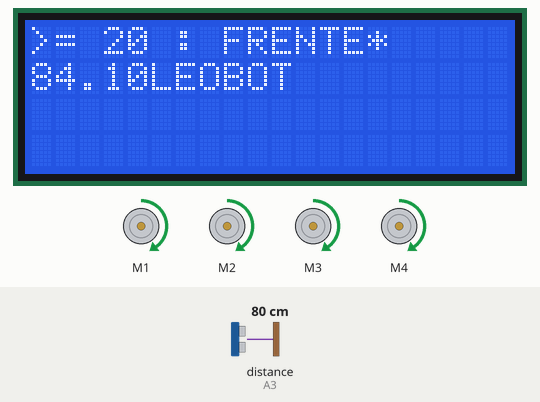
This program was run on a simulated Arduino Uno, built with avr-gcc and run on an emulated ATmega328P. Parts: 4 × DC motor (green arrow = forward, orange = backward, longer = faster), 20×4 character LCD. Wiring (inferred from the names in the program): ultrasonic range finder: trigger A2; echo A3. The inputs (shaded band) are chosen by the test bench; at power-on: distance to the obstacle (sensor on A3) 80 cm. The echo pulse lasts 58.3 µs per cm; what the program prints to the serial monitor is not drawn.

Above: at 1.2 s.
1.3 s: distance to the obstacle (sensor on A3) set to 22 cm
At 1.8 s:
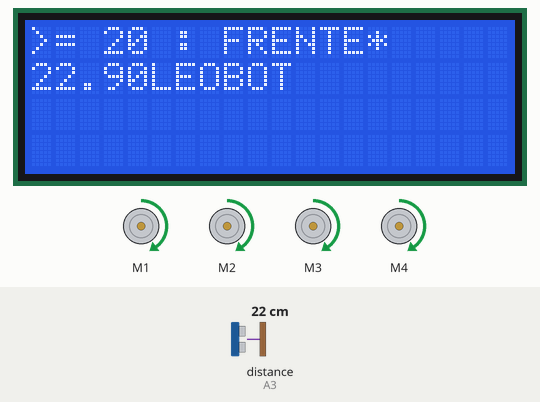
2.8 s: distance to the obstacle (sensor on A3) set to 18 cm
At 3.7 s:
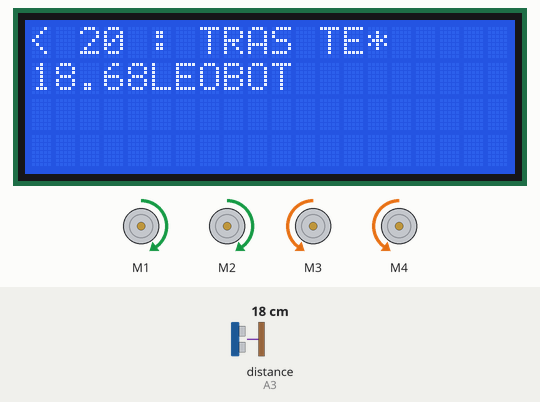
5.8 s: distance to the obstacle (sensor on A3) set to 250 cm
At 6.8 s:
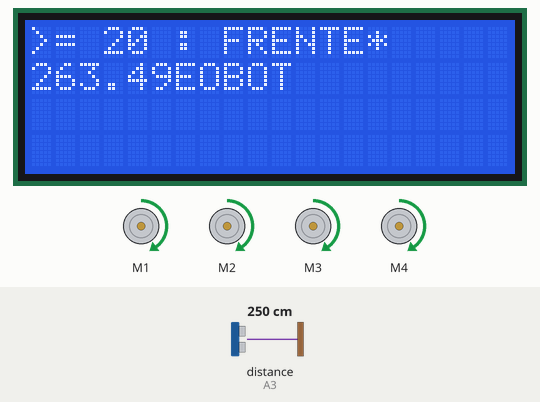
7.4 s: distance to the obstacle (sensor on A3) set to 2 cm
At 7.8 s:
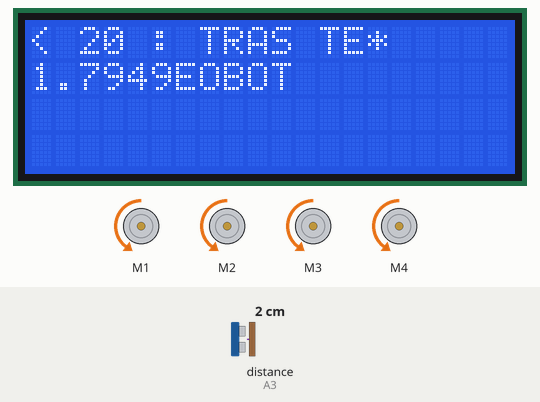
10.4 s: distance to the obstacle (sensor on A3) set to 299 cm
At 10.9 s:
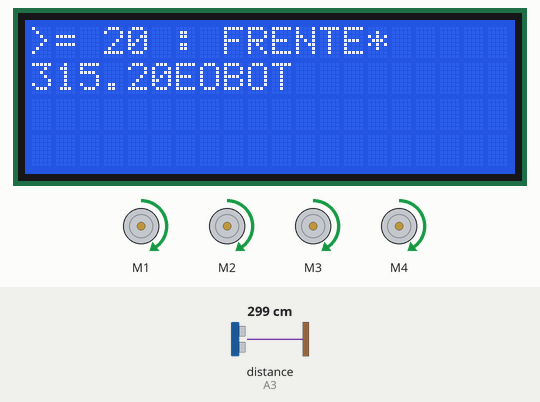
12.0 s: distance to the obstacle (sensor on A3) set to 35 cm
At 12.8 s:
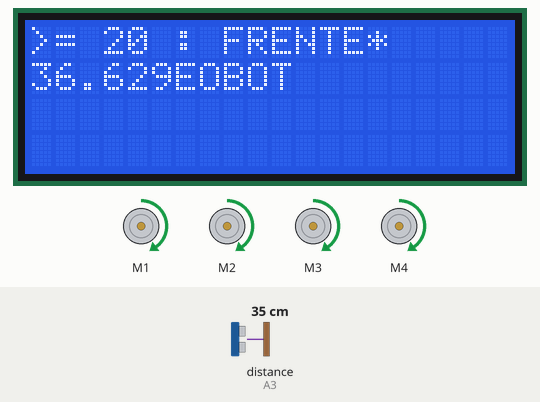
Timing chart, 0 to 14.5 s (numbered marks = the images above; inputs shaded):
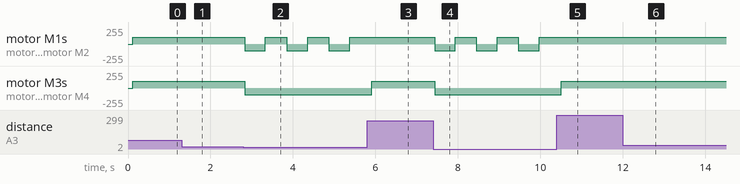

The program:

main.cpp
```cpp
#include <Arduino.h>
#include <Wire.h>
#include <AFMotor.h>    //Biblioteca do motor shield
#include <Ultrasonic.h> //Bibloteca do sensor ultrassônico
#include <LiquidCrystal_I2C.h>
#include <PID_v2.h>

LiquidCrystal_I2C lcd(0x3F, 20, 4);

//********************Definição dos pinos********************

#define trigger A2
#define echo A3

// #define TRIGGER   2 //pino de trigger do sensor
// #define ECHO      3 //pino de echo do sensor
#define VEL_SOMu  0.000340 //velocidade do som para calculos
#define M1F  5 //pino de tensão direta no motor 1
#define M2F  6 //pino de tensão direta no motor 2
#define M1R  9 //pino de tensão reversa no motor 1
#define M2R  10 //pino de tensão reversa no motor 2
#define TAM_FILTRO  10 //tamanho do vetor de filtro

//********************Criação dos objetos********************

AF_DCMotor motor1(1);
AF_DCMotor motor2(2);
AF_DCMotor motor3(3);
AF_DCMotor motor4(4);
Ultrasonic ultrasonic(trigger, echo);

void parada();
void tras();
void esquerda();
void frente();

//********************Função de configuração******************

void setup()
{
  // Configuração de velocidade dos motores
  motor1.setSpeed(100); // Velocidade vai de 0 a 255
  motor2.setSpeed(100);
  motor3.setSpeed(100);
  motor4.setSpeed(100);
  Serial.begin(9600); // Habilita a comunicação serial

  lcd.init(); // initialize the lcd
  // Print a message to the LCD.
  lcd.backlight();
  lcd.setCursor(0, 0);
  lcd.print(" * JOHNNY VAZ * ");
  lcd.setCursor(0, 1);
  lcd.print("     LEOBOT ");
}

//********************Função de principal********************

void loop()
{

  // Cálculo e conversão da leitura do sensor ultrassônico
  long microsec = ultrasonic.timing();
  float distancia = ultrasonic.convert(microsec, Ultrasonic::CM);
  // Mostra as leitura dos sensores
  // Quando for ler remova o /* */

  // Serial.print("A distancia: ");
  // Serial.println(distancia);
  // delay(1000);

  // Verifica se tem alguma coisa na sua frente e se os sensor estão no branco
  if (distancia < 20)
  {
    lcd.setCursor(0, 0);
    lcd.print("< 20 : TRAS ");
    parada();
    tras();
    lcd.setCursor(0, 1);
    lcd.print(distancia);
    delay(500);
    esquerda();
    delay(500);
  }
  // Se caso encontrar algo na sua frente
  if (distancia >= 20)
  {
    // while (digitalRead(sensor1) == 0) { //Prende na condição até o sensor encotrar a borda da arena
    Serial.println("frente");
    lcd.setCursor(0, 0);
    lcd.print(">= 20 : FRENTE");
    frente(); // Movimenta para frente
    lcd.setCursor(0, 1);
    lcd.print(distancia);
  }
}
//********************Movimenta o robô para frente********************

void frente()
{
  Serial.println("frente");
  motor1.run(FORWARD); // Motor traseiro esquerdo
  motor2.run(FORWARD); // Motor dianteiro esquerdo
  motor3.run(FORWARD); // Motor dianteiro direito
  motor4.run(FORWARD); // Motor traseiro direito
}
//********************Movimenta o robô para trás********************

void tras()
{
  Serial.println("tras");
  motor1.run(BACKWARD); // Motor traseiro esquerdo
  motor2.run(BACKWARD); // Motor dianteiro esquerdo
  motor3.run(BACKWARD); // Motor dianteiro direito
  motor4.run(BACKWARD); // Motor traseiro direito
}

//********************Movimenta o robô para esquerda********************

void esquerda()
{
  Serial.println("esquerda");
  motor1.run(FORWARD);  // Motor traseiro esquerdo
  motor2.run(FORWARD);  // Motor dianteiro esquerdo
  motor3.run(BACKWARD); // Motor dianteiro direito
  motor4.run(BACKWARD); // Motor traseiro direito
}

void parada()
{
  Serial.println("parada");
  motor1.run(RELEASE); // Motor traseiro esquerdo
  motor2.run(RELEASE); // Motor dianteiro esquerdo
  motor3.run(RELEASE); // Motor dianteiro direito
  motor4.run(RELEASE); // Motor traseiro direito
}
```

Measured:
- the behaviour switches between 20 and 19 cm on distance to the obstacle (sensor on A3) (found by bisection; images 1 and 2)
- after the input at 1.3 s, the display: changes at once (image 1)
- after the input at 2.8 s, motor M1, motor M2: alternates forward 100/255 for 0.51 s and backward 100/255 for 0.51 s, starting at once; motor M3, motor M4: forward 100/255 → backward 100/255 at once; the display: changes at once (image 2)
- after the input at 5.8 s, motor M1, motor M2: stays forward 100/255 (without the input it goes to backward 100/255 after 0.09 s); motor M3, motor M4: backward 100/255 → forward 100/255 after 0.11 s; the display: changes after 0.11 s (image 3)
- after the input at 7.4 s, motor M1, motor M2: alternates forward 100/255 for 0.51 s and backward 100/255 for 0.51 s, starting at once; motor M3, motor M4: forward 100/255 → backward 100/255 at once; the display: changes at once (image 4)
- after the input at 10.4 s, motor M1, motor M2: stays forward 100/255 (without the input it goes to backward 100/255 after 0.09 s); motor M3, motor M4: backward 100/255 → forward 100/255 after 0.11 s; the display: changes after 0.11 s (image 5)
- after the input at 12.0 s, the display: changes after 0.05 s (image 6)
